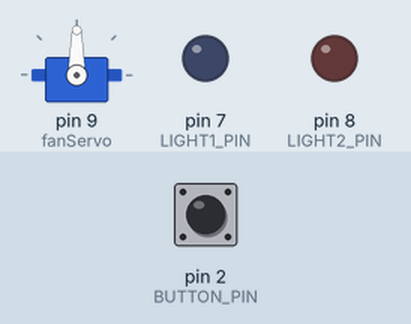
A sketch run on a simulated Arduino Uno, built with avr-gcc and run on an emulated ATmega328P. On the bench: servo, output pins drawn as LEDs (lit = HIGH). The inputs (shaded band) are chosen by the test bench; at power-on: pin 2 (BUTTON_PIN) HIGH.

Above: at 1.2 s.
1.3 s: pin 2 (BUTTON_PIN) pulled LOW for 0.15 s
At 1.45 s:
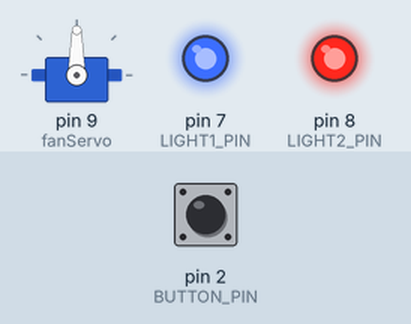
At 2.05 s:
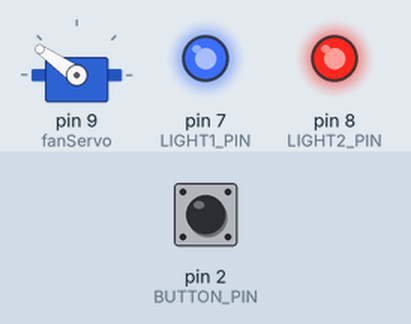
4.3 s: pin 2 (BUTTON_PIN) pulled LOW for 1 s
At 5.2 s:
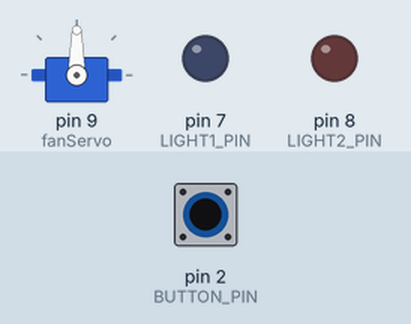
Timing chart, 0 to 7.3 s (numbered marks = the images above; inputs shaded):
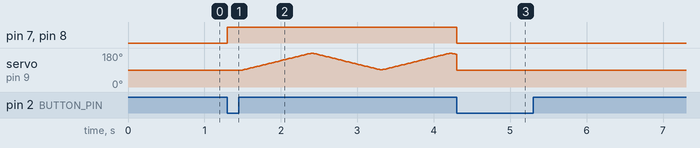

The sketch:

sketch.ino
```cpp
#include <Servo.h>

#define LIGHT1_PIN 7  // Pin for Light 1 (LED 1)
#define LIGHT2_PIN 8  // Pin for Light 2 (LED 2)
#define BUTTON_PIN 2  // Pin for the push button
#define FAN_SERVO_PIN 9  // Pin for the servo motor (Fan)

Servo fanServo;          // Servo object for fan simulation
bool fanRunning = false; // State of the fan (false = OFF, true = ON)
int currentAngle = 90;   // Current angle of the servo
int step = 1;            // Step size for continuous movement

void setup() {
  // Pin modes for LEDs
  pinMode(7, OUTPUT);
  pinMode(8, OUTPUT);

  // Pin mode for button with internal pull-up
  pinMode(2, INPUT_PULLUP);

  // Attach the servo and set initial position
  fanServo.attach(9);
  fanServo.write(currentAngle); // Start fan at 90° (OFF position)

  // Turn off LEDs initially
  digitalWrite(7, LOW);
  digitalWrite(8, LOW);
}

void loop() {
  static bool buttonPressed = false;

  // Check if the button is pressed and toggle the fan state
  if (digitalRead(2) == LOW && !buttonPressed) {
    fanRunning = !fanRunning; // Toggle fan and lights state
    buttonPressed = true;

    // Toggle lights
    if (fanRunning) {
      digitalWrite(7, HIGH); // Turn Light 1 ON
      digitalWrite(8, HIGH); // Turn Light 2 ON
    } else {
      digitalWrite(LIGHT1_PIN, LOW);  // Turn Light 1 OFF
      digitalWrite(LIGHT2_PIN, LOW);  // Turn Light 2 OFF
      fanServo.write(90);            // Reset fan to 90° (OFF position)
    }
    delay(200); // Debounce delay
  } else if (digitalRead(BUTTON_PIN) == HIGH) {
    buttonPressed = false;
  }

  // Move the servo continuously if the fan is ON
  if (fanRunning) {
    currentAngle += step;

    // Reverse direction when reaching bounds
    if (currentAngle >= 180 || currentAngle <= 90) {
      step = -step;
    }

    fanServo.write(currentAngle);
    delay(10); // Delay for smooth movement
  }
}
```

Measured:
- after the input at 4.3 s, pin 7 (LIGHT1_PIN), pin 8 (LIGHT2_PIN): HIGH → LOW at once
